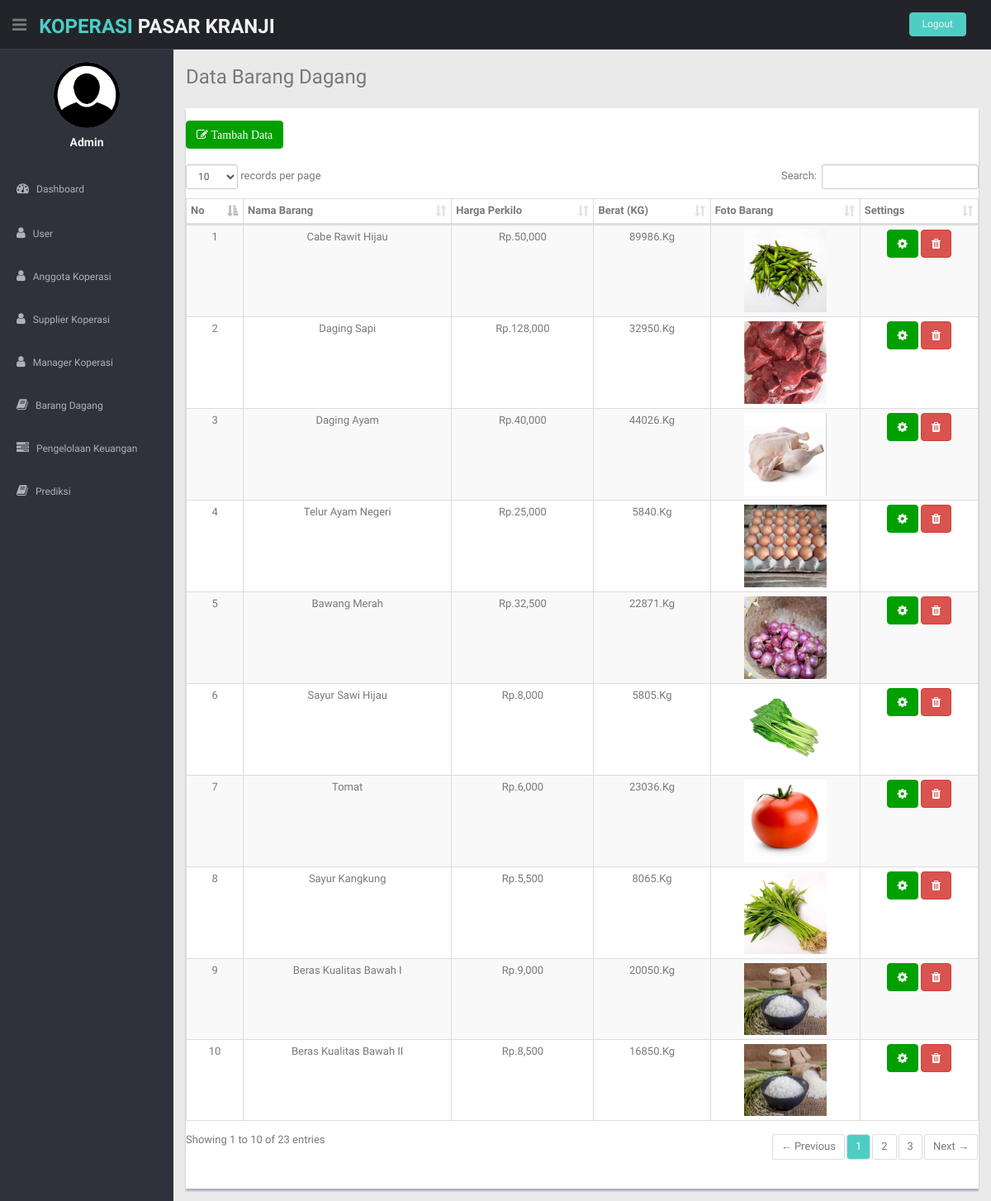
The app's page /index.php?halaman=barang (signed in) with its own data.
### tables this page shows
CREATE TABLE `barang_dagang` (
  `id_barang` int(11) NOT NULL,
  `id_jenis` int(11) NOT NULL,
  `nama_barang` varchar(100) NOT NULL,
  `harga_kilo` varchar(100) NOT NULL,
  `satuan_barang` varchar(50) NOT NULL,
  `jumlah_kilo` varchar(100) NOT NULL,
  `jumlah_minimal` varchar(100) NOT NULL,
  `jumlah_maksimal` varchar(100) NOT NULL,
  `gambar_barang` varchar(100) NOT NULL
);

### halaman/barang_dagang/index_barang.php (the view)
    <section id="main-content">
      <section class="wrapper">
        <h3> Data Barang Dagang</h3>
        <div class="row mt">
          <div class="col-lg-12">
            <div class="content-panel">
              <div class="float-right">
                <a href="index.php?halaman=barang&aksi=tambah" class="btn btn-theme">
                  <i class="fa fa-edit">  Tambah Data </i></a>
              </div>
                <table class="table table-bordered table-striped table-condensed" id="example1">
                <br>
                <thead align="center">
                	<tr align="center">
                	<th>No</th>
                    <th>Nama Barang</th>
                    <th>Harga Perkilo</th>
                    <th>Berat (KG)</th>
                    <th>Foto Barang</th>
                    <th>Settings</th>
                  </tr>
                </thead>
                <tbody>
                <?php
                	$nomor=1;
					$sql = $koneksi->query("SELECT *FROM barang_dagang") or die(mysqli_error());?>
				<?php while ($data = $sql->fetch_assoc()) {?>
				<tr class="gradeX" align="center">
                    <td><?php echo $nomor; ?></td>
                    <td><?php echo $data['nama_barang']; ?></td>
                    <td>Rp.<?php echo number_format($data['harga_kilo']); ?></td>
                    <td><?php echo $data['jumlah_kilo']; ?>.Kg</td>
                    <td><img width="100px" src="assets/img/barang/<?php echo $data['gambar_barang'] ?>"></td>
                    <td>
                    	<a href="index.php?halaman=barang&aksi=edit&id=<?php echo $data['id_barang']; ?>" class="btn btn-theme"><i class="fa fa-cog"></i></a>
                    	<a href="index.php?halaman=barang&aksi=delete&id=<?php echo $data['id_barang']; ?>" class="btn btn-danger"><i class="fa fa-trash"></i></a>
                    </td>
                </tr>
                <?php
                $nomor++;
                };?>
                </tbody>
            </table>
        </div>
    </div>
</div>
</section>
</section>

### css/style.css (style rules this page uses)
body { color: #797979; background: #eaeaea; font-family: 'Ruda', sans-serif; padding: 0px !important; margin: 0px !important; font-size:13px; }
a, a:hover, a:focus { text-decoration: none; outline: none; }
.btn-theme { color: #fff; background-color: #00a000; border-color: #00a000; }
.mt { margin-top: 25px; }
#main-content { margin-left: 210px; }
.wrapper { display: inline-block; margin-top: 60px; padding-left: 15px; padding-right: 15px; padding-bottom: 15px; padding-top: 0px; width: 100%; }
.content-panel { background: #ffffff; box-shadow: 0px 3px 2px #aab2bd; padding-top: 15px; padding-bottom: 5px; }

### records on screen
barang_dagang: nama_barang "Cabe Rawit Hijau", harga_kilo "50,000", jumlah_kilo "89986", gambar_barang (picture)
barang_dagang: nama_barang "Daging Sapi", harga_kilo "128,000", jumlah_kilo "32950", gambar_barang (picture)
barang_dagang: nama_barang "Daging Ayam", harga_kilo "40,000", jumlah_kilo "44026", gambar_barang (picture)
barang_dagang: nama_barang "Telur Ayam Negeri", harga_kilo "25,000", jumlah_kilo "5840", gambar_barang (picture)
barang_dagang: nama_barang "Bawang Merah", harga_kilo "32,500", jumlah_kilo "22871", gambar_barang (picture)
barang_dagang: nama_barang "Sayur Sawi Hijau", harga_kilo "8,000", jumlah_kilo "5805", gambar_barang (picture)
barang_dagang: nama_barang "Tomat", harga_kilo "6,000", jumlah_kilo "23036", gambar_barang (picture)
barang_dagang: nama_barang "Sayur Kangkung", harga_kilo "5,500", jumlah_kilo "8065", gambar_barang (picture)
barang_dagang: nama_barang "Beras Kualitas Bawah I", harga_kilo "9,000", jumlah_kilo "20050", gambar_barang (picture)
barang_dagang: nama_barang "Beras Kualitas Bawah II", harga_kilo "8,500", jumlah_kilo "16850", gambar_barang (picture)

### other values on screen
$_SESSION['nama'] "Admin"
